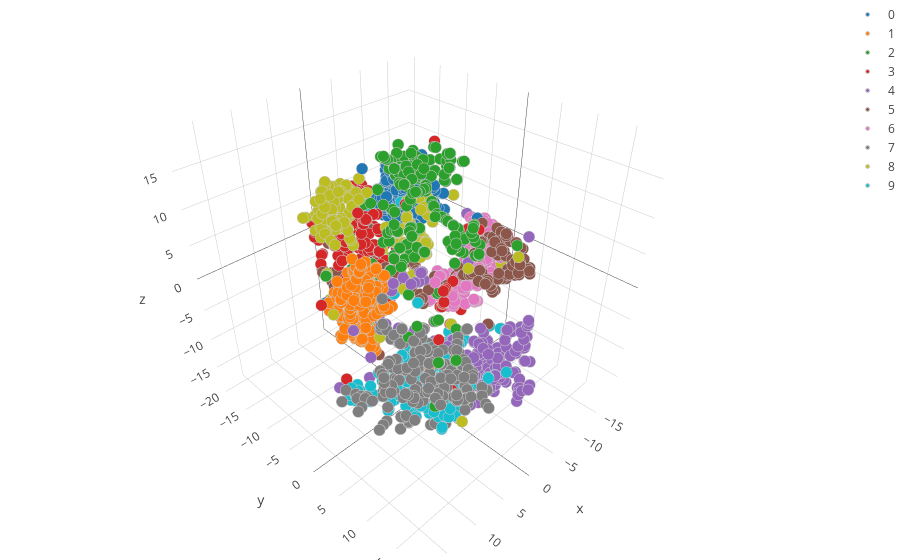

Notebook code cell kept with this figure:
### Code cell
plot_3d_mnist_plotly_scatter(X_tsne_3d_embedded, y_small)

### Figure 1 — Plotly figure (JSON) as saved in the notebook; plotly's stock layout.template omitted (floating-point values rounded to 4 significant figures; data arrays with more than 128 entries replaced by an {"elided": "..."} marker saying what was removed)
{"data": [{"marker": {"color": 0, "colorscale": "Jet", "line": {"color": "rgb(204, 204, 204)", "width": 1}, "size": 4, "symbol": "circle"}, "mode": "markers", "name": "0", "type": "scatter3d", "x": {"elided": "191 float values"}, "y": {"elided": "191 float values"}, "z": {"elided": "191 float values"}}, {"marker": {"color": 1, "colorscale": "Jet", "line": {"color": "rgb(204, 204, 204)", "width": 1}, "size": 4, "symbol": "circle"}, "mode": "markers", "name": "1", "type": "scatter3d", "x": {"elided": "220 float values"}, "y": {"elided": "220 float values"}, "z": {"elided": "220 float values"}}, {"marker": {"color": 2, "colorscale": "Jet", "line": {"color": "rgb(204, 204, 204)", "width": 1}, "size": 4, "symbol": "circle"}, "mode": "markers", "name": "2", "type": "scatter3d", "x": {"elided": "198 float values"}, "y": {"elided": "198 float values"}, "z": {"elided": "198 float values"}}, {"marker": {"color": 3, "colorscale": "Jet", "line": {"color": "rgb(204, 204, 204)", "width": 1}, "size": 4, "symbol": "circle"}, "mode": "markers", "name": "3", "type": "scatter3d", "x": {"elided": "191 float values"}, "y": {"elided": "191 float values"}, "z": {"elided": "191 float values"}}, {"marker": {"color": 4, "colorscale": "Jet", "line": {"color": "rgb(204, 204, 204)", "width": 1}, "size": 4, "symbol": "circle"}, "mode": "markers", "name": "4", "type": "scatter3d", "x": {"elided": "214 float values"}, "y": {"elided": "214 float values"}, "z": {"elided": "214 float values"}}, {"marker": {"color": 5, "colorscale": "Jet", "line": {"color": "rgb(204, 204, 204)", "width": 1}, "size": 4, "symbol": "circle"}, "mode": "markers", "name": "5", "type": "scatter3d", "x": {"elided": "180 float values"}, "y": {"elided": "180 float values"}, "z": {"elided": "180 float values"}}, {"marker": {"color": 6, "colorscale": "Jet", "line": {"color": "rgb(204, 204, 204)", "width": 1}, "size": 4, "symbol": "circle"}, "mode": "markers", "name": "6", "type": "scatter3d", "x": {"elided": "200 float values"}, "y": {"elided": "200 float values"}, "z": {"elided": "200 float values"}}, {"marker": {"color": 7, "colorscale": "Jet", "line": {"color": "rgb(204, 204, 204)", "width": 1}, "size": 4, "symbol": "circle"}, "mode": "markers", "name": "7", "type": "scatter3d", "x": {"elided": "224 float values"}, "y": {"elided": "224 float values"}, "z": {"elided": "224 float values"}}, {"marker": {"color": 8, "colorscale": "Jet", "line": {"color": "rgb(204, 204, 204)", "width": 1}, "size": 4, "symbol": "circle"}, "mode": "markers", "name": "8", "type": "scatter3d", "x": {"elided": "172 float values"}, "y": {"elided": "172 float values"}, "z": {"elided": "172 float values"}}, {"marker": {"color": 9, "colorscale": "Jet", "line": {"color": "rgb(204, 204, 204)", "width": 1}, "size": 4, "symbol": "circle"}, "mode": "markers", "name": "9", "type": "scatter3d", "x": {"elided": "210 float values"}, "y": {"elided": "210 float values"}, "z": {"elided": "210 float values"}}], "layout": {"margin": {"b": 0, "l": 0, "r": 0, "t": 0}}}
